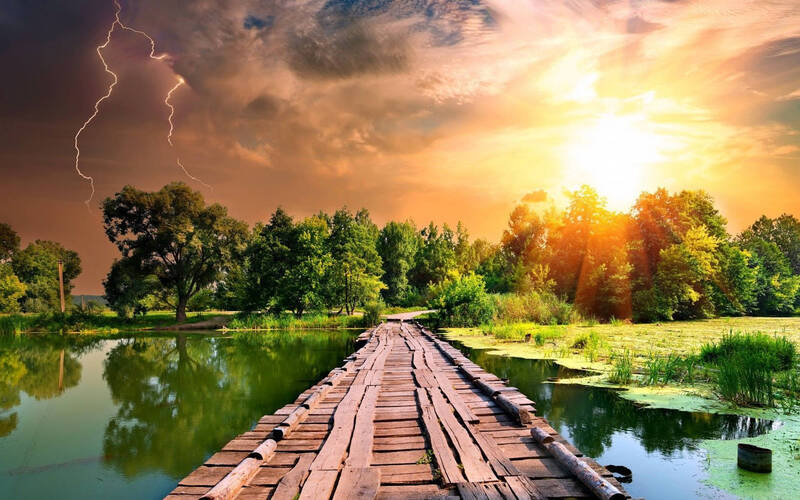
#> input picture Rigel Ramadhani Waloni_5024221058_TugasOpenCV/Tugas1/tugas1.jpg, 800 x 500 px, found by its file name
$ python 'Rigel Ramadhani Waloni_5024221058_Tugas1.py'
#> lines starting #> are read from the running program, lines starting #| are printed output that depends on the picture
# Import the Required Libraries
import cv2 as cv

# Read the Image
img = cv.imread("Rigel Ramadhani Waloni_5024221058_TugasOpenCV/Tugas1/tugas1.jpg")
#> img is the input picture: shape (500, 800, 3); mean B, G, R 84.2, 124.4, 144.2

# Converting the Color Space
img_RGB = cv.cvtColor(img, cv.COLOR_BGR2RGB)
img_HSV = cv.cvtColor(img, cv.COLOR_BGR2HSV)
#> img_HSV: shape (500, 800, 3); mean H, S, V 32.7, 128, 151.1
img_LUV = cv.cvtColor(img, cv.COLOR_BGR2LUV)
#> img_LUV: shape (500, 800, 3); mean of channels 0, 1, 2 132.9, 108.2, 162.1
img_HLS = cv.cvtColor(img, cv.COLOR_BGR2HLS)
#> img_HLS: shape (500, 800, 3); mean of channels 0, 1, 2 32.7, 116.7, 138.8

# Cropping Image
imgPART1 = img[0:125, 0:200]
imgPART2 = img_RGB[0:125, 200:400]
imgPART3 = img_HSV[0:125, 400:600]
#> imgPART3: shape (125, 200, 3); mean H, S, V 20.8, 73.3, 232.1
imgPART4 = img_LUV[0:125, 600:800]
#> imgPART4: shape (125, 200, 3); mean of channels 0, 1, 2 211.9, 116.5, 172.4

imgPART5 = img_LUV[125:250, 0:200]
#> imgPART5: shape (125, 200, 3); mean of channels 0, 1, 2 81.7, 114.7, 153.2
imgPART6 = img[125:250, 200:400]
imgPART7 = img_RGB[125:250, 400:600]
imgPART8 = img_HSV[125:250, 600:800]
#> imgPART8: shape (125, 200, 3); mean H, S, V 19.4, 126.1, 224.9

imgPART9 = img_HSV[250:375, 0:200]
#> imgPART9: shape (125, 200, 3); mean H, S, V 33.4, 169.4, 82.7
imgPART10 = img_LUV[250:375, 200:400]
#> imgPART10: shape (125, 200, 3); mean of channels 0, 1, 2 86, 95.3, 161.4
imgPART11 = img[250:375, 400:600]
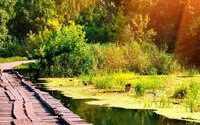
#> imgPART11: shape (125, 200, 3); mean B, G, R 50.9, 121.1, 135.4
imgPART12 = img_RGB[250:375, 600:800]
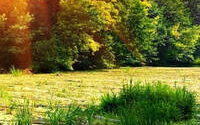
#> imgPART12: shape (125, 200, 3); mean R, G, B 113.6, 112.8, 42.7

imgPART13 = img_RGB[375:500, 0:200]
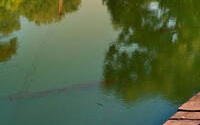
#> imgPART13: shape (125, 200, 3); mean R, G, B 83.4, 101.8, 64.2
imgPART14 = img_HSV[375:500, 200:400]
#> imgPART14: shape (125, 200, 3); mean H, S, V 21.4, 126.1, 163
imgPART15 = img_LUV[375:500, 400:600]
#> imgPART15: shape (125, 200, 3); mean of channels 0, 1, 2 119.6, 108.6, 146.7
imgPART16 = img[375:500, 600:800]
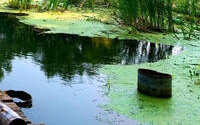
#> imgPART16: shape (125, 200, 3); mean B, G, R 111, 133.9, 103.2

# Join the Parts
combinedP1 = cv.hconcat([imgPART1, imgPART2, imgPART3, imgPART4])
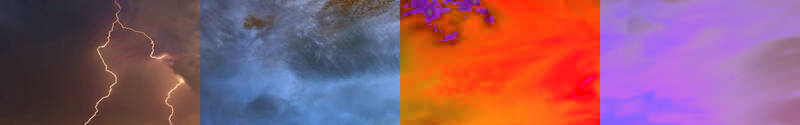
#> combinedP1: shape (125, 800, 3); mean B, G, R 109.3, 89.6, 144.3
combinedP2 = cv.hconcat([imgPART5, imgPART6, imgPART7, imgPART8])
#> combinedP2: shape (125, 800, 3); mean of channels 0, 1, 2 101.1, 136, 163.3
combinedP3 = cv.hconcat([imgPART9, imgPART10, imgPART11, imgPART12])
#> combinedP3: shape (125, 800, 3); mean H, S, V 71, 124.7, 105.5
combinedP4 = cv.hconcat([imgPART13, imgPART14, imgPART15, imgPART16])
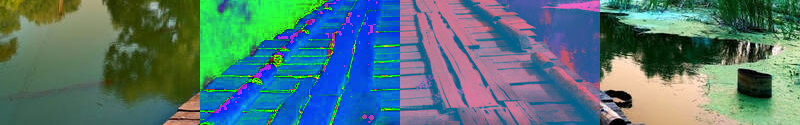
#> combinedP4: shape (125, 800, 3); mean R, G, B 83.8, 117.6, 119.3

# Join All Parts
combineAll = cv.vconcat([combinedP1, combinedP2, combinedP3, combinedP4])
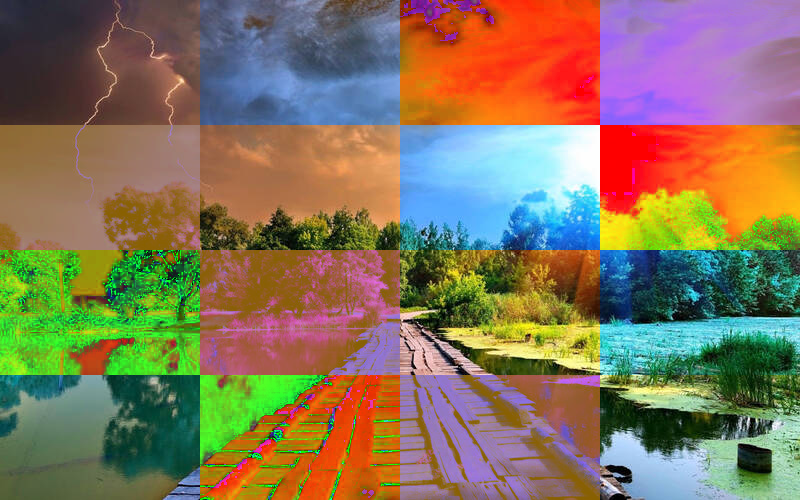
#> combineAll: shape (500, 800, 3); mean B, G, R 91.3, 117, 133.1

# Display the Combined Parts and Original Image
cv.imshow("FINAL | 16 PARTS OF IMAGES WITH DIFFERENT COLOR SPACE", combineAll)
cv.imshow("ORIGINAL", img)

# Create a Final Image
cv.imwrite("Rigel Ramadhani Waloni_5024221058_TugasOpenCV/Tugas1/tugas1_done.jpg", combineAll)

cv.waitKey(0)
cv.destroyAllWindows()
